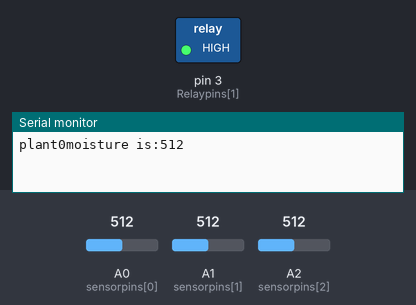
A program run on a simulated Arduino Uno, built with avr-gcc and run on an emulated ATmega328P. Parts: switched loads named in the program (green lamp = pin HIGH), the last lines printed to the serial monitor. The test bench sets the inputs (shaded band); at power-on: A0 (sensorpins[0]) = 512, A1 (sensorpins[1]) = 512, A2 (sensorpins[2]) = 512.

Above: at 1.7 s.
At 5.0 s:
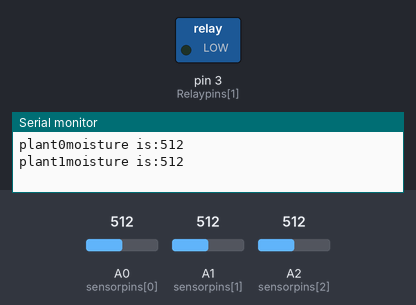
Timing chart, 0 to 26.7 s (numbered marks = the images above):
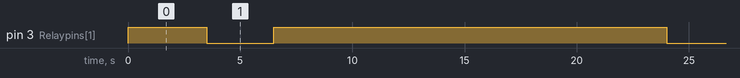

The program:

main.cpp
```cpp
#include <Arduino.h>

// put function declarations here:
const int Dry = 400; // threshold to consider plant soil dry using soil moisture detector
const int Wet = 185; // treshold to consider soil moisture wet
const int plant_count = 3;

int sensorpins[plant_count] = { A0, A1, A2};
int Relaypins[plant_count] = { 2, 3, 4};

int soil_moisture_detect(int sensorpins){
  return analogRead(sensorpins);
}


void waterplants( int Relaypins, int durationMS = 3000){
  digitalWrite(Relaypins, LOW);
  delay(durationMS);
  digitalWrite(Relaypins, HIGH);
}


void setup() {

  Serial.begin(9600);
  for (int i = 0; i < plant_count; i++){
  pinMode(Relaypins[1], OUTPUT);
  digitalWrite(Relaypins[i], HIGH);

  }
}

void loop() {
  for (int i = 0; i < plant_count; i++) {
    int moisture = soil_moisture_detect(sensorpins[i]);
    Serial.println("plant" + String(i) + "moisture is:" + String(moisture));


    if (moisture > Dry){
      waterplants(Relaypins[i], 3000);
    }

    else if (moisture < Wet){
      continue;

    }
    delay(500);

  }
  delay(10000);

}
```

Measured:
- by itself, pin 3 (Relaypins[1]): alternates HIGH for 17.5 s and LOW for 3.0 s
